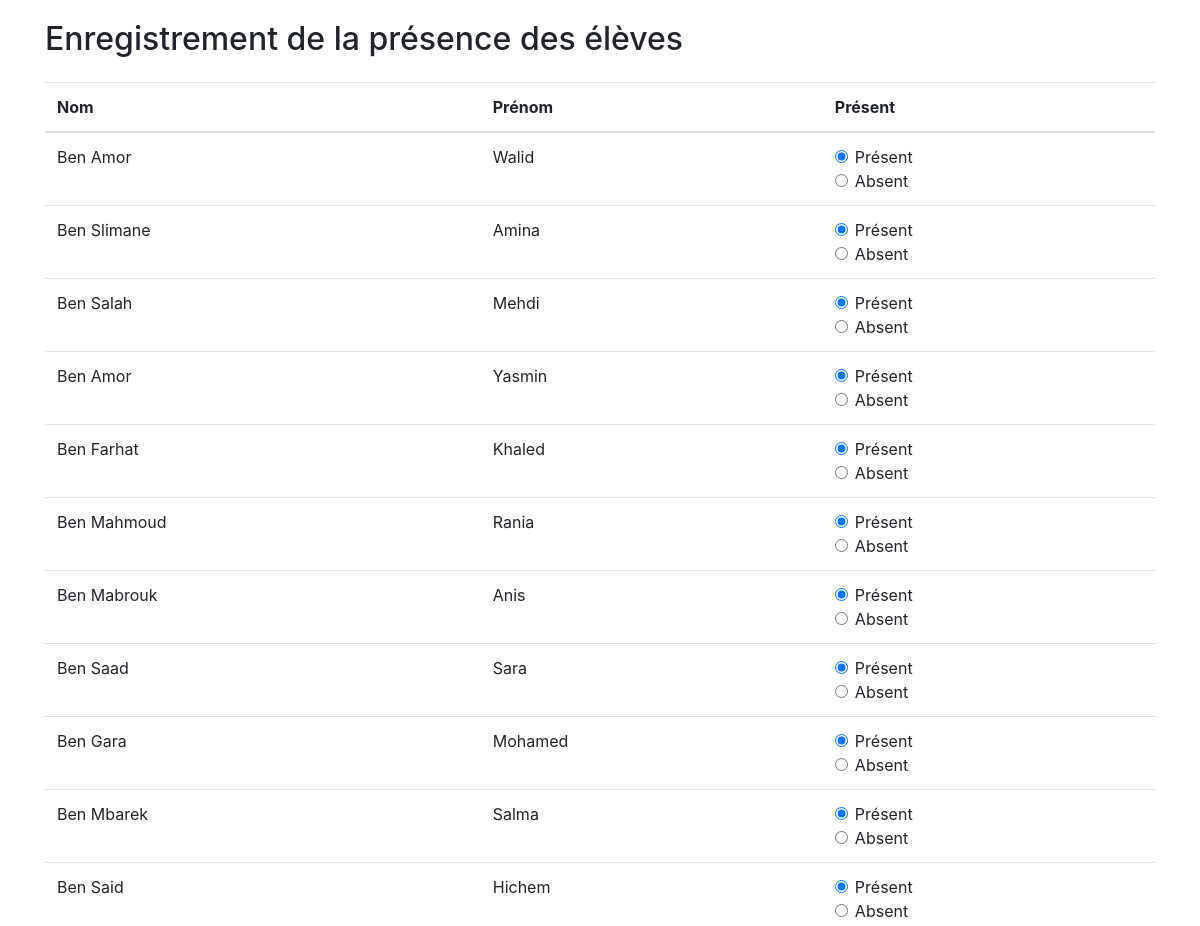
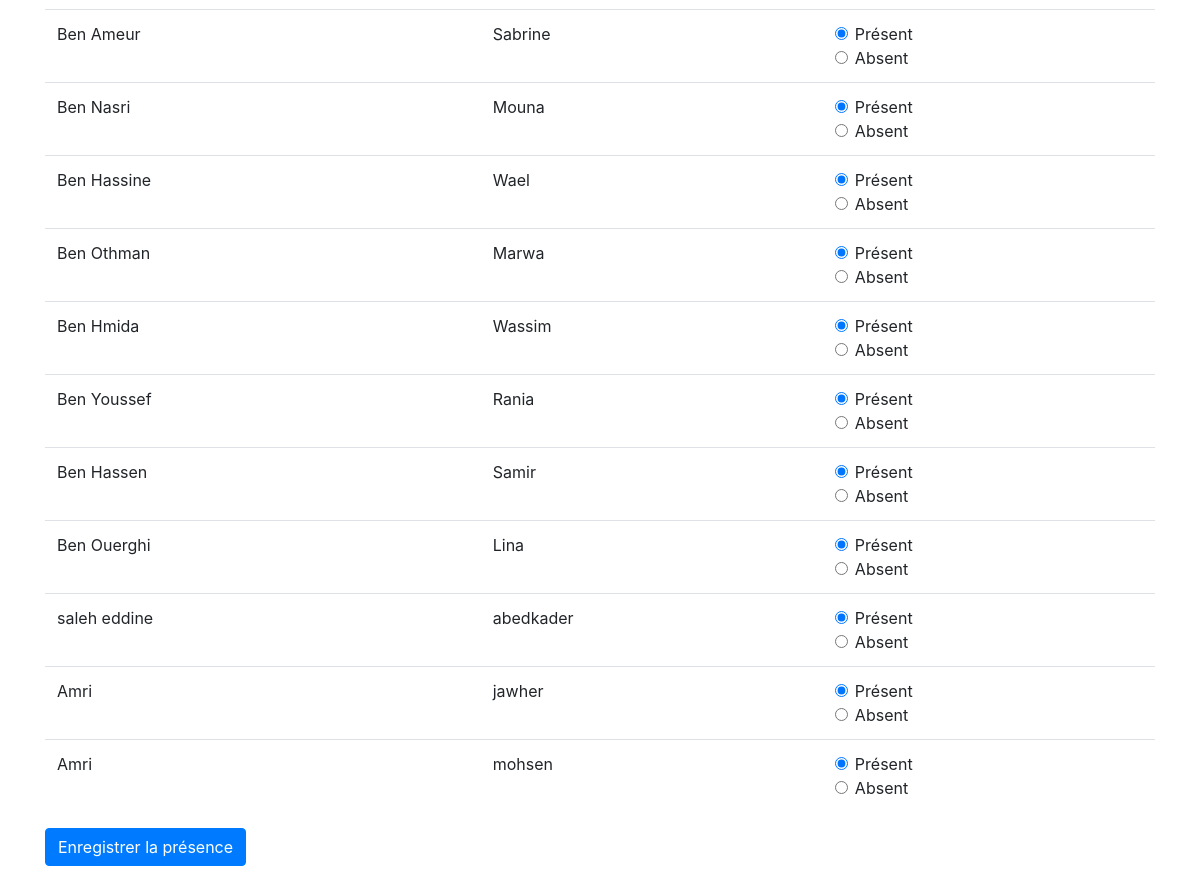
Page /gestion_absence.php on the committed database (2 pictures, top to bottom).
### tables this page shows
CREATE TABLE `eleve` (
  `idEleve` int(11) NOT NULL,
  `nom` varchar(50) NOT NULL,
  `prenom` varchar(50) NOT NULL,
  `dateNaissance` date NOT NULL,
  `sexe` enum('Masculin','Féminin') NOT NULL,
  `id_classe` int(11) DEFAULT NULL,
  `idParent` int(11) NOT NULL
);

### gestion_absence.php (the view, shortened to what this page needs)
<?php
require_once('cnx.php');
$sql_eleves = "SELECT idEleve, nom, prenom FROM eleve";
$query_eleves = $conn->query($sql_eleves);
$eleves = $query_eleves->fetchAll(PDO::FETCH_ASSOC);
?>
<!DOCTYPE html>
<html lang="en">
<head>
    <link href="https://stackpath.bootstrapcdn.com/bootstrap/4.5.2/css/bootstrap.min.css" rel="stylesheet">
</head>
<body>
    <div class="container">
        <h2 class="mb-4">Enregistrement de la présence des élèves</h2>
        <form method="post" action='absence.php'>
            <table class="table">
                <thead>
                    <tr>
                        <th scope="col">Nom</th>
                        <th scope="col">Prénom</th>
                        <th scope="col">Présent</th>
                    </tr>
                </thead>
                <tbody>
                    <?php foreach ($eleves as $eleve) : ?>
                        <tr>
                            <td><?= $eleve['nom'] ?></td>
                            <td><?= $eleve['prenom'] ?></td>
                            <td>
                                <div class="form-check">
                                    <input class="form-check-input" type="radio" name="presence[<?= $eleve['idEleve'] ?>]" id="present<?= $eleve['idEleve'] ?>" value="P" checked>
                                    <label class="form-check-label" for="present<?= $eleve['idEleve'] ?>">Présent</label>
                                </div>
                                <div class="form-check">
                                    <input class="form-check-input" type="radio" name="presence[<?= $eleve['idEleve'] ?>]" id="absent<?= $eleve['idEleve'] ?>" value="A">
                                    <label class="form-check-label" for="absent<?= $eleve['idEleve'] ?>">Absent</label>
                                </div>
                            </td>
                        </tr>
                    <?php endforeach; ?>
                </tbody>
            </table>
            <button type="submit" class="btn btn-primary">Enregistrer la présence</button>
        </form>
    </div>
</body>
                    </htmL>

### gestion_absence.php (style rules this page uses)
body { margin: 20px; }

### rows in the picture
eleve: nom "Ben Amor", prenom "Walid"
eleve: nom "Ben Slimane", prenom "Amina"
eleve: nom "Ben Salah", prenom "Mehdi"
eleve: nom "Ben Amor", prenom "Yasmin"
eleve: nom "Ben Farhat", prenom "Khaled"
eleve: nom "Ben Mahmoud", prenom "Rania"
eleve: nom "Ben Mabrouk", prenom "Anis"
eleve: nom "Ben Saad", prenom "Sara"
eleve: nom "Ben Gara", prenom "Mohamed"
eleve: nom "Ben Mbarek", prenom "Salma"
eleve: nom "Ben Said", prenom "Hichem"
eleve: nom "Ben Ameur", prenom "Sabrine"
eleve: nom "Ben Nasri", prenom "Mouna"
eleve: nom "Ben Hassine", prenom "Wael"
eleve: nom "Ben Othman", prenom "Marwa"
eleve: nom "Ben Hmida", prenom "Wassim"
eleve: nom "Ben Youssef", prenom "Rania"
eleve: nom "Ben Hassen", prenom "Samir"
eleve: nom "Ben Ouerghi", prenom "Lina"
eleve: nom "saleh eddine", prenom "abedkader"
eleve: nom "Amri", prenom "jawher"
eleve: nom "Amri", prenom "mohsen"
